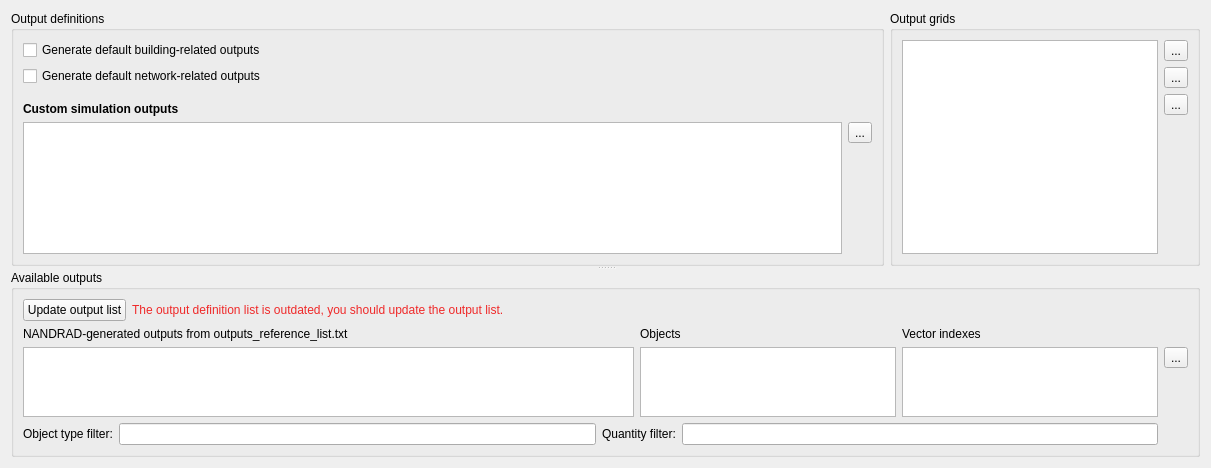
<?xml version="1.0" encoding="UTF-8"?>
<ui version="4.0">
 <class>SVSimulationOutputOptions</class>
 <widget class="QWidget" name="SVSimulationOutputOptions">
  <property name="geometry">
   <rect>
    <x>0</x>
    <y>0</y>
    <width>1211</width>
    <height>468</height>
   </rect>
  </property>
  <property name="windowTitle">
   <string>Form</string>
  </property>
  <layout class="QVBoxLayout" name="verticalLayoutOutputs">
   <item>
    <widget class="QSplitter" name="splitter">
     <property name="orientation">
      <enum>Qt::Vertical</enum>
     </property>
     <widget class="QWidget" name="layoutWidget">
      <layout class="QHBoxLayout" name="horizontalLayout_3" stretch="1,0">
       <item>
        <widget class="QGroupBox" name="groupBox_2">
         <property name="title">
          <string>Output definitions</string>
         </property>
         <layout class="QGridLayout" name="gridLayout_2">
          <item row="0" column="0">
           <widget class="QCheckBox" name="checkBoxDefaultBuildingOutputs">
            <property name="text">
             <string>Generate default building-related outputs</string>
            </property>
           </widget>
          </item>
          <item row="4" column="0" rowspan="2">
           <widget class="QTableWidget" name="tableWidgetOutputDefinitions">
            <property name="sizePolicy">
             <sizepolicy hsizetype="Expanding" vsizetype="Preferred">
              <horstretch>0</horstretch>
              <verstretch>0</verstretch>
             </sizepolicy>
            </property>
           </widget>
          </item>
          <item row="5" column="1">
           <spacer name="verticalSpacer_2">
            <property name="orientation">
             <enum>Qt::Vertical</enum>
            </property>
            <property name="sizeType">
             <enum>QSizePolicy::Preferred</enum>
            </property>
            <property name="sizeHint" stdset="0">
             <size>
              <width>20</width>
              <height>458</height>
             </size>
            </property>
           </spacer>
          </item>
          <item row="1" column="0">
           <widget class="QCheckBox" name="checkBoxDefaultNetworkOutputs">
            <property name="text">
             <string>Generate default network-related outputs</string>
            </property>
           </widget>
          </item>
          <item row="4" column="1">
           <widget class="QToolButton" name="toolButtonRemoveDefinition">
            <property name="text">
             <string>...</string>
            </property>
            <property name="icon">
             <iconset resource="../resources/SIM-VICUS.qrc">
              <normaloff>:/gfx/actions/24x24/minus.png</normaloff>:/gfx/actions/24x24/minus.png</iconset>
            </property>
            <property name="iconSize">
             <size>
              <width>24</width>
              <height>24</height>
             </size>
            </property>
           </widget>
          </item>
          <item row="2" column="0">
           <spacer name="verticalSpacer_4">
            <property name="orientation">
             <enum>Qt::Vertical</enum>
            </property>
            <property name="sizeType">
             <enum>QSizePolicy::Fixed</enum>
            </property>
            <property name="sizeHint" stdset="0">
             <size>
              <width>20</width>
              <height>10</height>
             </size>
            </property>
           </spacer>
          </item>
          <item row="3" column="0">
           <widget class="QLabel" name="label_6">
            <property name="font">
             <font>
              <weight>75</weight>
              <bold>true</bold>
             </font>
            </property>
            <property name="text">
             <string>Custom simulation outputs</string>
            </property>
           </widget>
          </item>
         </layout>
        </widget>
       </item>
       <item>
        <widget class="QGroupBox" name="groupBox">
         <property name="title">
          <string>Output grids</string>
         </property>
         <layout class="QGridLayout" name="gridLayout">
          <item row="0" column="0" rowspan="4">
           <widget class="QTableWidget" name="tableWidgetOutputGrids">
            <property name="sizePolicy">
             <sizepolicy hsizetype="Expanding" vsizetype="Preferred">
              <horstretch>0</horstretch>
              <verstretch>0</verstretch>
             </sizepolicy>
            </property>
            <attribute name="verticalHeaderVisible">
             <bool>false</bool>
            </attribute>
           </widget>
          </item>
          <item row="2" column="1">
           <widget class="QToolButton" name="toolButtonRemoveGrid">
            <property name="text">
             <string>...</string>
            </property>
            <property name="icon">
             <iconset resource="../resources/SIM-VICUS.qrc">
              <normaloff>:/gfx/actions/24x24/minus.png</normaloff>:/gfx/actions/24x24/minus.png</iconset>
            </property>
            <property name="iconSize">
             <size>
              <width>24</width>
              <height>24</height>
             </size>
            </property>
           </widget>
          </item>
          <item row="0" column="1">
           <widget class="QToolButton" name="toolButtonAddGrid">
            <property name="text">
             <string>...</string>
            </property>
            <property name="icon">
             <iconset resource="../resources/SIM-VICUS.qrc">
              <normaloff>:/gfx/actions/24x24/plus.png</normaloff>:/gfx/actions/24x24/plus.png</iconset>
            </property>
            <property name="iconSize">
             <size>
              <width>24</width>
              <height>24</height>
             </size>
            </property>
           </widget>
          </item>
          <item row="3" column="1">
           <spacer name="verticalSpacer">
            <property name="orientation">
             <enum>Qt::Vertical</enum>
            </property>
            <property name="sizeType">
             <enum>QSizePolicy::Preferred</enum>
            </property>
            <property name="sizeHint" stdset="0">
             <size>
              <width>20</width>
              <height>518</height>
             </size>
            </property>
           </spacer>
          </item>
          <item row="1" column="1">
           <widget class="QToolButton" name="toolButtonEditGrid">
            <property name="text">
             <string>...</string>
            </property>
            <property name="icon">
             <iconset resource="../resources/SIM-VICUS.qrc">
              <normaloff>:/gfx/actions/24x24/edit.png</normaloff>:/gfx/actions/24x24/edit.png</iconset>
            </property>
            <property name="iconSize">
             <size>
              <width>24</width>
              <height>24</height>
             </size>
            </property>
           </widget>
          </item>
         </layout>
        </widget>
       </item>
      </layout>
     </widget>
     <widget class="QGroupBox" name="groupBox_3">
      <property name="sizePolicy">
       <sizepolicy hsizetype="Preferred" vsizetype="Preferred">
        <horstretch>0</horstretch>
        <verstretch>1</verstretch>
       </sizepolicy>
      </property>
      <property name="title">
       <string>Available outputs</string>
      </property>
      <layout class="QGridLayout" name="gridLayout_3" columnstretch="1,0,0,0">
       <item row="0" column="0" colspan="4">
        <layout class="QHBoxLayout" name="horizontalLayout">
         <item>
          <widget class="QPushButton" name="pushButtonUpdateOutputList">
           <property name="text">
            <string>Update output list</string>
           </property>
          </widget>
         </item>
         <item>
          <widget class="QLabel" name="labelOutputUpdateNeeded">
           <property name="sizePolicy">
            <sizepolicy hsizetype="Expanding" vsizetype="Preferred">
             <horstretch>0</horstretch>
             <verstretch>0</verstretch>
            </sizepolicy>
           </property>
           <property name="palette">
            <palette>
             <active>
              <colorrole role="WindowText">
               <brush brushstyle="SolidPattern">
                <color alpha="255">
                 <red>239</red>
                 <green>41</green>
                 <blue>41</blue>
                </color>
               </brush>
              </colorrole>
             </active>
             <inactive>
              <colorrole role="WindowText">
               <brush brushstyle="SolidPattern">
                <color alpha="255">
                 <red>239</red>
                 <green>41</green>
                 <blue>41</blue>
                </color>
               </brush>
              </colorrole>
             </inactive>
             <disabled>
              <colorrole role="WindowText">
               <brush brushstyle="SolidPattern">
                <color alpha="255">
                 <red>190</red>
                 <green>190</green>
                 <blue>190</blue>
                </color>
               </brush>
              </colorrole>
             </disabled>
            </palette>
           </property>
           <property name="text">
            <string>The output definition list is outdated, you should update the output list.</string>
           </property>
           <property name="wordWrap">
            <bool>true</bool>
           </property>
          </widget>
         </item>
         <item>
          <spacer name="horizontalSpacer">
           <property name="orientation">
            <enum>Qt::Horizontal</enum>
           </property>
           <property name="sizeHint" stdset="0">
            <size>
             <width>40</width>
             <height>20</height>
            </size>
           </property>
          </spacer>
         </item>
        </layout>
       </item>
       <item row="1" column="0">
        <widget class="QLabel" name="label_2">
         <property name="text">
          <string>NANDRAD-generated outputs from outputs_reference_list.txt</string>
         </property>
        </widget>
       </item>
       <item row="1" column="1" rowspan="2">
        <layout class="QVBoxLayout" name="verticalLayout">
         <item>
          <widget class="QLabel" name="label_4">
           <property name="text">
            <string>Objects</string>
           </property>
          </widget>
         </item>
         <item>
          <widget class="QListWidget" name="listWidgetObjectIDs"/>
         </item>
        </layout>
       </item>
       <item row="1" column="2" rowspan="2">
        <layout class="QVBoxLayout" name="verticalLayout_2">
         <item>
          <widget class="QLabel" name="label_5">
           <property name="text">
            <string>Vector indexes</string>
           </property>
          </widget>
         </item>
         <item>
          <widget class="QListWidget" name="listWidgetVectorIndexes"/>
         </item>
        </layout>
       </item>
       <item row="2" column="0">
        <widget class="QTableView" name="tableViewAvailableOutputs"/>
       </item>
       <item row="2" column="3">
        <layout class="QVBoxLayout" name="verticalLayout_3">
         <item>
          <widget class="QToolButton" name="toolButtonAddDefinition">
           <property name="text">
            <string>...</string>
           </property>
           <property name="icon">
            <iconset resource="../resources/SIM-VICUS.qrc">
             <normaloff>:/gfx/actions/24x24/plus.png</normaloff>:/gfx/actions/24x24/plus.png</iconset>
           </property>
           <property name="iconSize">
            <size>
             <width>24</width>
             <height>24</height>
            </size>
           </property>
          </widget>
         </item>
         <item>
          <spacer name="verticalSpacer_3">
           <property name="orientation">
            <enum>Qt::Vertical</enum>
           </property>
           <property name="sizeHint" stdset="0">
            <size>
             <width>20</width>
             <height>131</height>
            </size>
           </property>
          </spacer>
         </item>
        </layout>
       </item>
       <item row="3" column="0" colspan="3">
        <layout class="QHBoxLayout" name="horizontalLayout_2">
         <item>
          <widget class="QLabel" name="label">
           <property name="text">
            <string>Object type filter:</string>
           </property>
          </widget>
         </item>
         <item>
          <widget class="QLineEdit" name="lineEditReferenceType"/>
         </item>
         <item>
          <widget class="QLabel" name="label_3">
           <property name="text">
            <string>Quantity filter:</string>
           </property>
          </widget>
         </item>
         <item>
          <widget class="QLineEdit" name="lineEditQuantity"/>
         </item>
        </layout>
       </item>
      </layout>
     </widget>
    </widget>
   </item>
  </layout>
 </widget>
 <resources>
  <include location="../resources/SIM-VICUS.qrc"/>
 </resources>
 <connections/>
</ui>
